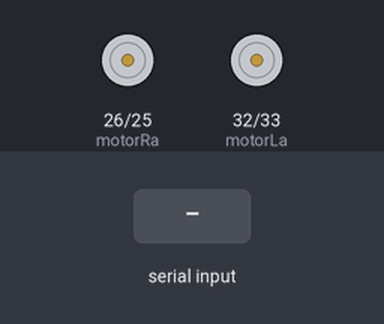
Bench run of a sketch on a simulated ESP32. On the bench: motor-driver pin pairs drawn as motors (green arrow = first pin HIGH = forward, orange = second pin HIGH = backward, longer = more drive). Inputs (shaded band) come from the test bench. Nothing arrives over Bluetooth unless stated; what the sketch prints to the serial monitor is not drawn.

Above: at 1.2 s.
1.3 s: "f" received over the second serial link
At 2.5 s:
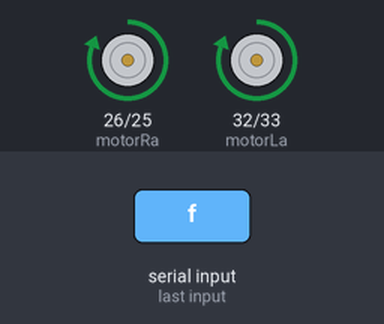
2.8 s: "b" received over the second serial link
At 3.8 s:
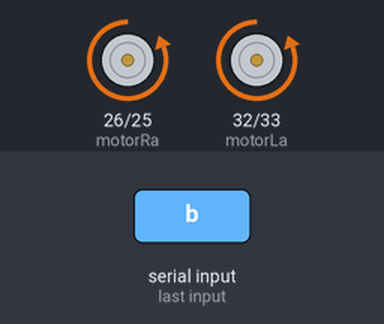
4.3 s: "r" received over the second serial link
At 5.0 s:
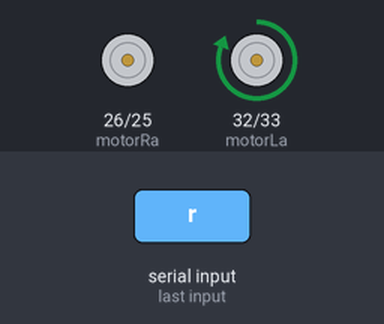
5.8 s: "l" received over the second serial link
At 6.1 s:
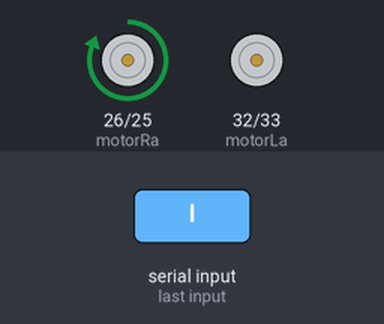
Timing chart, 0 to 8.3 s (numbered marks = the images above; inputs shaded):
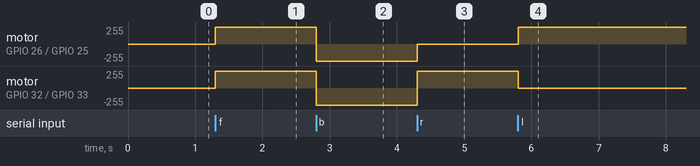

Measured:
- after the input at 1.3 s, motor on GPIO 26 (motorRa) / GPIO 25 (motorRb), motor on GPIO 32 (motorLa) / GPIO 33 (motorLb): stopped → forward 255/255 at once
- after the input at 2.8 s, motor on GPIO 26 (motorRa) / GPIO 25 (motorRb), motor on GPIO 32 (motorLa) / GPIO 33 (motorLb): forward 255/255 → backward 255/255 at once
- after the input at 4.3 s, motor on GPIO 26 (motorRa) / GPIO 25 (motorRb): backward 255/255 → stopped at once; motor on GPIO 32 (motorLa) / GPIO 33 (motorLb): backward 255/255 → forward 255/255 at once
- after the input at 5.8 s, motor on GPIO 26 (motorRa) / GPIO 25 (motorRb): stopped → forward 255/255 at once; motor on GPIO 32 (motorLa) / GPIO 33 (motorLb): forward 255/255 → stopped at once

The sketch:

2_Bluetooth_setup.ino
```cpp
/*
  Lets control our robot over bluetooth
- Through any app on smart phone

*/

#include "BluetoothSerial.h"
#define motorRa 26
#define motorRb 25
#define motorLa 32
#define motorLb 33

char command;
BluetoothSerial SerialBT;

void setup() {
  Serial.begin(115200);
  setup_motors_direction();
  SerialBT.begin("Car Availble to drive ");
}

void loop() {

  if (SerialBT.available()) {
      command=SerialBT.read();

  }

  switch (command) {
    case 'f':
    Serial.println("Going Forward");
      forward();
      break;

    case 'b':
    Serial.println("Going Reverse");
      reverse();
      break;

    case 'r':
    Serial.println("Turning Right");
      right();
      break;
    case 'l':

    Serial.println("Turning Left");
      left();
      break;

    case 's':
    Serial.println("STOPPING");
      stopp();
      break;
}

  }

void stopp(){
  digitalWrite(motorLa,LOW);
  digitalWrite(motorRa,LOW);
  digitalWrite(motorLb,LOW);
  digitalWrite(motorRb,LOW);
}

void reverse(){
  digitalWrite(motorLa,LOW);
  digitalWrite(motorRa,LOW);
  digitalWrite(motorLb,HIGH);
  digitalWrite(motorRb,HIGH);
}
void forward(){
  digitalWrite(motorLa,HIGH);
  digitalWrite(motorRa,HIGH);
  digitalWrite(motorLb,LOW);
  digitalWrite(motorRb,LOW);
}

void left(){
  digitalWrite(motorLa,LOW);
  digitalWrite(motorRa,HIGH);
  digitalWrite(motorLb,LOW);
  digitalWrite(motorRb,LOW);
}
void right(){
  digitalWrite(motorLa,HIGH);
  digitalWrite(motorRa,LOW);
  digitalWrite(motorLb,LOW);
  digitalWrite(motorRb,LOW);
}

void setup_motors_direction(){
  pinMode(motorLa, OUTPUT);
  pinMode(motorLb, OUTPUT);
  pinMode(motorRa, OUTPUT);
  pinMode(motorRb, OUTPUT);
}
```
